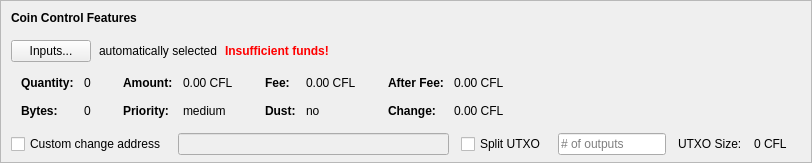
    <widget class="QFrame" name="frameCoinControl">
     <property name="sizePolicy">
      <sizepolicy hsizetype="Expanding" vsizetype="Expanding">
       <horstretch>0</horstretch>
       <verstretch>0</verstretch>
      </sizepolicy>
     </property>
     <property name="maximumSize">
      <size>
       <width>16777215</width>
       <height>16777215</height>
      </size>
     </property>
     <property name="frameShape">
      <enum>QFrame::StyledPanel</enum>
     </property>
     <property name="frameShadow">
      <enum>QFrame::Sunken</enum>
     </property>
     <layout class="QVBoxLayout" name="verticalLayoutCoinControl2">
      <property name="spacing">
       <number>0</number>
      </property>
      <property name="leftMargin">
       <number>0</number>
      </property>
      <property name="topMargin">
       <number>0</number>
      </property>
      <property name="rightMargin">
       <number>0</number>
      </property>
      <property name="bottomMargin">
       <number>6</number>
      </property>
      <item>
       <layout class="QVBoxLayout" name="verticalLayoutCoinControl" stretch="0,0,0,0,1">
        <property name="spacing">
         <number>0</number>
        </property>
        <property name="leftMargin">
         <number>10</number>
        </property>
        <property name="topMargin">
         <number>10</number>
        </property>
        <item>
         <layout class="QHBoxLayout" name="horizontalLayoutCoinControl1">
          <property name="bottomMargin">
           <number>15</number>
          </property>
          <item>
           <widget class="QLabel" name="labelCoinControlFeatures">
            <property name="sizePolicy">
             <sizepolicy hsizetype="Preferred" vsizetype="Maximum">
              <horstretch>0</horstretch>
              <verstretch>0</verstretch>
             </sizepolicy>
            </property>
            <property name="font">
             <font>
              <weight>75</weight>
              <bold>true</bold>
             </font>
            </property>
            <property name="styleSheet">
             <string notr="true">font-weight:bold;</string>
            </property>
            <property name="text">
             <string>Coin Control Features</string>
            </property>
           </widget>
          </item>
         </layout>
        </item>
        <item>
         <layout class="QHBoxLayout" name="horizontalLayoutCoinControl2" stretch="0,0,0,0">
          <property name="spacing">
           <number>8</number>
          </property>
          <property name="bottomMargin">
           <number>10</number>
          </property>
          <item>
           <widget class="QPushButton" name="pushButtonCoinControl">
            <property name="styleSheet">
             <string notr="true"/>
            </property>
            <property name="text">
             <string>Inputs...</string>
            </property>
            <property name="autoDefault">
             <bool>false</bool>
            </property>
           </widget>
          </item>
          <item>
           <widget class="QLabel" name="labelCoinControlAutomaticallySelected">
            <property name="text">
             <string>automatically selected</string>
            </property>
            <property name="margin">
             <number>5</number>
            </property>
           </widget>
          </item>
          <item>
           <widget class="QLabel" name="labelCoinControlInsuffFunds">
            <property name="font">
             <font>
              <weight>75</weight>
              <bold>true</bold>
             </font>
            </property>
            <property name="styleSheet">
             <string notr="true">color:red;font-weight:bold;</string>
            </property>
            <property name="text">
             <string>Insufficient funds!</string>
            </property>
            <property name="margin">
             <number>5</number>
            </property>
           </widget>
          </item>
          <item>
           <spacer name="horizontalSpacerCoinControl">
            <property name="orientation">
             <enum>Qt::Horizontal</enum>
            </property>
            <property name="sizeHint" stdset="0">
             <size>
              <width>40</width>
              <height>1</height>
             </size>
            </property>
           </spacer>
          </item>
         </layout>
        </item>
        <item>
         <widget class="QWidget" name="widgetCoinControl" native="true">
          <property name="sizePolicy">
           <sizepolicy hsizetype="Preferred" vsizetype="Preferred">
            <horstretch>0</horstretch>
            <verstretch>0</verstretch>
           </sizepolicy>
          </property>
          <property name="minimumSize">
           <size>
            <width>0</width>
            <height>0</height>
           </size>
          </property>
          <property name="styleSheet">
           <string notr="true"/>
          </property>
          <layout class="QHBoxLayout" name="horizontalLayoutCoinControl5">
           <property name="leftMargin">
            <number>0</number>
           </property>
           <property name="topMargin">
            <number>0</number>
           </property>
           <property name="rightMargin">
            <number>0</number>
           </property>
           <property name="bottomMargin">
            <number>0</number>
           </property>
           <item>
            <layout class="QHBoxLayout" name="horizontalLayoutCoinControl3" stretch="0,0,0,1">
             <property name="spacing">
              <number>20</number>
             </property>
             <property name="topMargin">
              <number>0</number>
             </property>
             <property name="bottomMargin">
              <number>10</number>
             </property>
             <item>
              <layout class="QFormLayout" name="formLayoutCoinControl1">
               <property name="horizontalSpacing">
                <number>10</number>
               </property>
               <property name="verticalSpacing">
                <number>14</number>
               </property>
               <property name="leftMargin">
                <number>10</number>
               </property>
               <property name="topMargin">
                <number>4</number>
               </property>
               <property name="rightMargin">
                <number>6</number>
               </property>
               <item row="0" column="0">
                <widget class="QLabel" name="labelCoinControlQuantityText">
                 <property name="font">
                  <font>
                   <weight>75</weight>
                   <bold>true</bold>
                  </font>
                 </property>
                 <property name="text">
                  <string>Quantity:</string>
                 </property>
                 <property name="margin">
                  <number>0</number>
                 </property>
                </widget>
               </item>
               <item row="0" column="1">
                <widget class="QLabel" name="labelCoinControlQuantity">
                 <property name="cursor">
                  <cursorShape>IBeamCursor</cursorShape>
                 </property>
                 <property name="contextMenuPolicy">
                  <enum>Qt::ActionsContextMenu</enum>
                 </property>
                 <property name="text">
                  <string notr="true">0</string>
                 </property>
                 <property name="margin">
                  <number>0</number>
                 </property>
                 <property name="textInteractionFlags">
                  <set>Qt::LinksAccessibleByMouse|Qt::TextSelectableByKeyboard|Qt::TextSelectableByMouse</set>
                 </property>
                </widget>
               </item>
               <item row="1" column="0">
                <widget class="QLabel" name="labelCoinControlBytesText">
                 <property name="font">
                  <font>
                   <weight>75</weight>
                   <bold>true</bold>
                  </font>
                 </property>
                 <property name="text">
                  <string>Bytes:</string>
                 </property>
                </widget>
               </item>
               <item row="1" column="1">
                <widget class="QLabel" name="labelCoinControlBytes">
                 <property name="cursor">
                  <cursorShape>IBeamCursor</cursorShape>
                 </property>
                 <property name="contextMenuPolicy">
                  <enum>Qt::ActionsContextMenu</enum>
                 </property>
                 <property name="text">
                  <string notr="true">0</string>
                 </property>
                 <property name="textInteractionFlags">
                  <set>Qt::LinksAccessibleByMouse|Qt::TextSelectableByKeyboard|Qt::TextSelectableByMouse</set>
                 </property>
                </widget>
               </item>
              </layout>
             </item>
             <item>
              <layout class="QFormLayout" name="formLayoutCoinControl2">
               <property name="horizontalSpacing">
                <number>10</number>
               </property>
               <property name="verticalSpacing">
                <number>14</number>
               </property>
               <property name="leftMargin">
                <number>6</number>
               </property>
               <property name="topMargin">
                <number>4</number>
               </property>
               <property name="rightMargin">
                <number>6</number>
               </property>
               <item row="0" column="0">
                <widget class="QLabel" name="labelCoinControlAmountText">
                 <property name="font">
                  <font>
                   <weight>75</weight>
                   <bold>true</bold>
                  </font>
                 </property>
                 <property name="text">
                  <string>Amount:</string>
                 </property>
                 <property name="margin">
                  <number>0</number>
                 </property>
                </widget>
               </item>
               <item row="0" column="1">
                <widget class="QLabel" name="labelCoinControlAmount">
                 <property name="cursor">
                  <cursorShape>IBeamCursor</cursorShape>
                 </property>
                 <property name="contextMenuPolicy">
                  <enum>Qt::ActionsContextMenu</enum>
                 </property>
                 <property name="text">
                  <string notr="true">0.00 CFL</string>
                 </property>
                 <property name="textInteractionFlags">
                  <set>Qt::LinksAccessibleByMouse|Qt::TextSelectableByKeyboard|Qt::TextSelectableByMouse</set>
                 </property>
                </widget>
               </item>
               <item row="1" column="0">
                <widget class="QLabel" name="labelCoinControlPriorityText">
                 <property name="font">
                  <font>
                   <weight>75</weight>
                   <bold>true</bold>
                  </font>
                 </property>
                 <property name="text">
                  <string>Priority:</string>
                 </property>
                </widget>
               </item>
               <item row="1" column="1">
                <widget class="QLabel" name="labelCoinControlPriority">
                 <property name="cursor">
                  <cursorShape>IBeamCursor</cursorShape>
                 </property>
                 <property name="contextMenuPolicy">
                  <enum>Qt::ActionsContextMenu</enum>
                 </property>
                 <property name="text">
                  <string>medium</string>
                 </property>
                 <property name="textInteractionFlags">
                  <set>Qt::LinksAccessibleByMouse|Qt::TextSelectableByKeyboard|Qt::TextSelectableByMouse</set>
                 </property>
                </widget>
               </item>
              </layout>
             </item>
             <item>
              <layout class="QFormLayout" name="formLayoutCoinControl3">
               <property name="horizontalSpacing">
                <number>10</number>
               </property>
               <property name="verticalSpacing">
                <number>14</number>
               </property>
               <property name="leftMargin">
                <number>6</number>
               </property>
               <property name="topMargin">
                <number>4</number>
               </property>
               <property name="rightMargin">
                <number>6</number>
               </property>
               <item row="0" column="0">
                <widget class="QLabel" name="labelCoinControlFeeText">
                 <property name="font">
                  <font>
                   <weight>75</weight>
                   <bold>true</bold>
                  </font>
                 </property>
                 <property name="text">
                  <string>Fee:</string>
                 </property>
                 <property name="margin">
                  <number>0</number>
                 </property>
                </widget>
               </item>
               <item row="0" column="1">
                <widget class="QLabel" name="labelCoinControlFee">
                 <property name="cursor">
                  <cursorShape>IBeamCursor</cursorShape>
                 </property>
                 <property name="contextMenuPolicy">
                  <enum>Qt::ActionsContextMenu</enum>
                 </property>
                 <property name="text">
                  <string notr="true">0.00 CFL</string>
                 </property>
                 <property name="textInteractionFlags">
                  <set>Qt::LinksAccessibleByMouse|Qt::TextSelectableByKeyboard|Qt::TextSelectableByMouse</set>
                 </property>
                </widget>
               </item>
               <item row="1" column="0">
                <widget class="QLabel" name="labelCoinControlLowOutputText">
                 <property name="font">
                  <font>
                   <weight>75</weight>
                   <bold>true</bold>
                  </font>
                 </property>
                 <property name="text">
                  <string>Dust:</string>
                 </property>
                </widget>
               </item>
               <item row="1" column="1">
                <widget class="QLabel" name="labelCoinControlLowOutput">
                 <property name="cursor">
                  <cursorShape>IBeamCursor</cursorShape>
                 </property>
                 <property name="contextMenuPolicy">
                  <enum>Qt::ActionsContextMenu</enum>
                 </property>
                 <property name="text">
                  <string>no</string>
                 </property>
                 <property name="textInteractionFlags">
                  <set>Qt::LinksAccessibleByMouse|Qt::TextSelectableByKeyboard|Qt::TextSelectableByMouse</set>
                 </property>
                </widget>
               </item>
              </layout>
             </item>
             <item>
              <layout class="QFormLayout" name="formLayoutCoinControl4">
               <property name="horizontalSpacing">
                <number>10</number>
               </property>
               <property name="verticalSpacing">
                <number>14</number>
               </property>
               <property name="leftMargin">
                <number>6</number>
               </property>
               <property name="topMargin">
                <number>4</number>
               </property>
               <property name="rightMargin">
                <number>6</number>
               </property>
               <item row="0" column="0">
                <widget class="QLabel" name="labelCoinControlAfterFeeText">
                 <property name="font">
                  <font>
                   <weight>75</weight>
                   <bold>true</bold>
                  </font>
                 </property>
                 <property name="text">
                  <string>After Fee:</string>
                 </property>
                 <property name="margin">
                  <number>0</number>
                 </property>
                </widget>
               </item>
               <item row="0" column="1">
                <widget class="QLabel" name="labelCoinControlAfterFee">
                 <property name="cursor">
                  <cursorShape>IBeamCursor</cursorShape>
                 </property>
                 <property name="contextMenuPolicy">
                  <enum>Qt::ActionsContextMenu</enum>
                 </property>
                 <property name="text">
                  <string notr="true">0.00 CFL</string>
                 </property>
                 <property name="textInteractionFlags">
                  <set>Qt::LinksAccessibleByMouse|Qt::TextSelectableByKeyboard|Qt::TextSelectableByMouse</set>
                 </property>
                </widget>
               </item>
               <item row="1" column="0">
                <widget class="QLabel" name="labelCoinControlChangeText">
                 <property name="font">
                  <font>
                   <weight>75</weight>
                   <bold>true</bold>
                  </font>
                 </property>
                 <property name="text">
                  <string>Change:</string>
                 </property>
                </widget>
               </item>
               <item row="1" column="1">
                <widget class="QLabel" name="labelCoinControlChange">
                 <property name="cursor">
                  <cursorShape>IBeamCursor</cursorShape>
                 </property>
                 <property name="contextMenuPolicy">
                  <enum>Qt::ActionsContextMenu</enum>
                 </property>
                 <property name="text">
                  <string notr="true">0.00 CFL</string>
                 </property>
                 <property name="textInteractionFlags">
                  <set>Qt::LinksAccessibleByMouse|Qt::TextSelectableByKeyboard|Qt::TextSelectableByMouse</set>
                 </property>
                </widget>
               </item>
              </layout>
             </item>
            </layout>
           </item>
          </layout>
         </widget>
        </item>
        <item>
         <layout class="QHBoxLayout" name="horizontalLayoutCoinControl4" stretch="0,0,0,0,0,0,0">
          <property name="spacing">
           <number>12</number>
          </property>
          <property name="sizeConstraint">
           <enum>QLayout::SetDefaultConstraint</enum>
          </property>
          <property name="topMargin">
           <number>5</number>
          </property>
          <property name="rightMargin">
           <number>5</number>
          </property>
          <item>
           <widget class="QCheckBox" name="checkBoxCoinControlChange">
            <property name="toolTip">
             <string>If this is activated, but the change address is empty or invalid, change will be sent to a newly generated address.</string>
            </property>
            <property name="text">
             <string>Custom change address</string>
            </property>
           </widget>
          </item>
          <item>
           <widget class="QValidatedLineEdit" name="lineEditCoinControlChange">
            <property name="enabled">
             <bool>false</bool>
            </property>
            <property name="sizePolicy">
             <sizepolicy hsizetype="Expanding" vsizetype="Fixed">
              <horstretch>0</horstretch>
              <verstretch>0</verstretch>
             </sizepolicy>
            </property>
           </widget>
          </item>
          <item>
           <widget class="QCheckBox" name="splitBlockCheckBox">
            <property name="text">
             <string>Split UTXO</string>
            </property>
           </widget>
          </item>
          <item>
           <widget class="QLineEdit" name="splitBlockLineEdit">
            <property name="sizePolicy">
             <sizepolicy hsizetype="Fixed" vsizetype="Fixed">
              <horstretch>50</horstretch>
              <verstretch>0</verstretch>
             </sizepolicy>
            </property>
            <property name="placeholderText">
             <string># of outputs</string>
            </property>
           </widget>
          </item>
          <item>
           <widget class="QLabel" name="labelBlockSizeText">
            <property name="text">
             <string>UTXO Size:</string>
            </property>
           </widget>
          </item>
          <item>
           <widget class="QLabel" name="labelBlockSize">
            <property name="text">
             <string>0 CFL</string>
            </property>
           </widget>
          </item>
          <item>
           <widget class="QLabel" name="labelCoinControlChangeLabel">
            <property name="sizePolicy">
             <sizepolicy hsizetype="Preferred" vsizetype="Expanding">
              <horstretch>0</horstretch>
              <verstretch>0</verstretch>
             </sizepolicy>
            </property>
            <property name="minimumSize">
             <size>
              <width>0</width>
              <height>0</height>
             </size>
            </property>
            <property name="text">
             <string/>
            </property>
            <property name="margin">
             <number>3</number>
            </property>
           </widget>
          </item>
         </layout>
        </item>
        <item>
         <spacer name="verticalSpacerCoinControl">
          <property name="orientation">
           <enum>Qt::Vertical</enum>
          </property>
          <property name="sizeHint" stdset="0">
           <size>
            <width>800</width>
            <height>1</height>
           </size>
          </property>
         </spacer>
        </item>
       </layout>
      </item>
     </layout>
    </widget>
